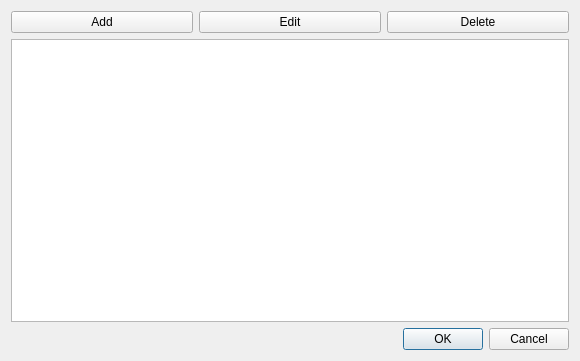
<?xml version="1.0" encoding="UTF-8"?>
<ui version="4.0">
 <class>DestroyableEditDlg</class>
 <widget class="QDialog" name="DestroyableEditDlg">
  <property name="geometry">
   <rect>
    <x>0</x>
    <y>0</y>
    <width>580</width>
    <height>361</height>
   </rect>
  </property>
  <property name="windowTitle">
   <string>Dialog</string>
  </property>
  <layout class="QVBoxLayout" name="verticalLayout">
   <item>
    <layout class="QHBoxLayout" name="horizontalLayout">
     <item>
      <widget class="QPushButton" name="btnAdd">
       <property name="text">
        <string>Add</string>
       </property>
      </widget>
     </item>
     <item>
      <widget class="QPushButton" name="btnEdit">
       <property name="text">
        <string>Edit</string>
       </property>
      </widget>
     </item>
     <item>
      <widget class="QPushButton" name="btnDelete">
       <property name="text">
        <string>Delete</string>
       </property>
      </widget>
     </item>
    </layout>
   </item>
   <item>
    <widget class="QTableWidget" name="sTable">
     <property name="editTriggers">
      <set>QAbstractItemView::NoEditTriggers</set>
     </property>
     <property name="selectionMode">
      <enum>QAbstractItemView::SingleSelection</enum>
     </property>
     <property name="selectionBehavior">
      <enum>QAbstractItemView::SelectRows</enum>
     </property>
    </widget>
   </item>
   <item>
    <widget class="QDialogButtonBox" name="buttonBox">
     <property name="orientation">
      <enum>Qt::Horizontal</enum>
     </property>
     <property name="standardButtons">
      <set>QDialogButtonBox::Cancel|QDialogButtonBox::Ok</set>
     </property>
    </widget>
   </item>
  </layout>
 </widget>
 <resources/>
 <connections>
  <connection>
   <sender>buttonBox</sender>
   <signal>accepted()</signal>
   <receiver>DestroyableEditDlg</receiver>
   <slot>accept()</slot>
   <hints>
    <hint type="sourcelabel">
     <x>248</x>
     <y>254</y>
    </hint>
    <hint type="destinationlabel">
     <x>157</x>
     <y>274</y>
    </hint>
   </hints>
  </connection>
  <connection>
   <sender>buttonBox</sender>
   <signal>rejected()</signal>
   <receiver>DestroyableEditDlg</receiver>
   <slot>reject()</slot>
   <hints>
    <hint type="sourcelabel">
     <x>316</x>
     <y>260</y>
    </hint>
    <hint type="destinationlabel">
     <x>286</x>
     <y>274</y>
    </hint>
   </hints>
  </connection>
 </connections>
</ui>
